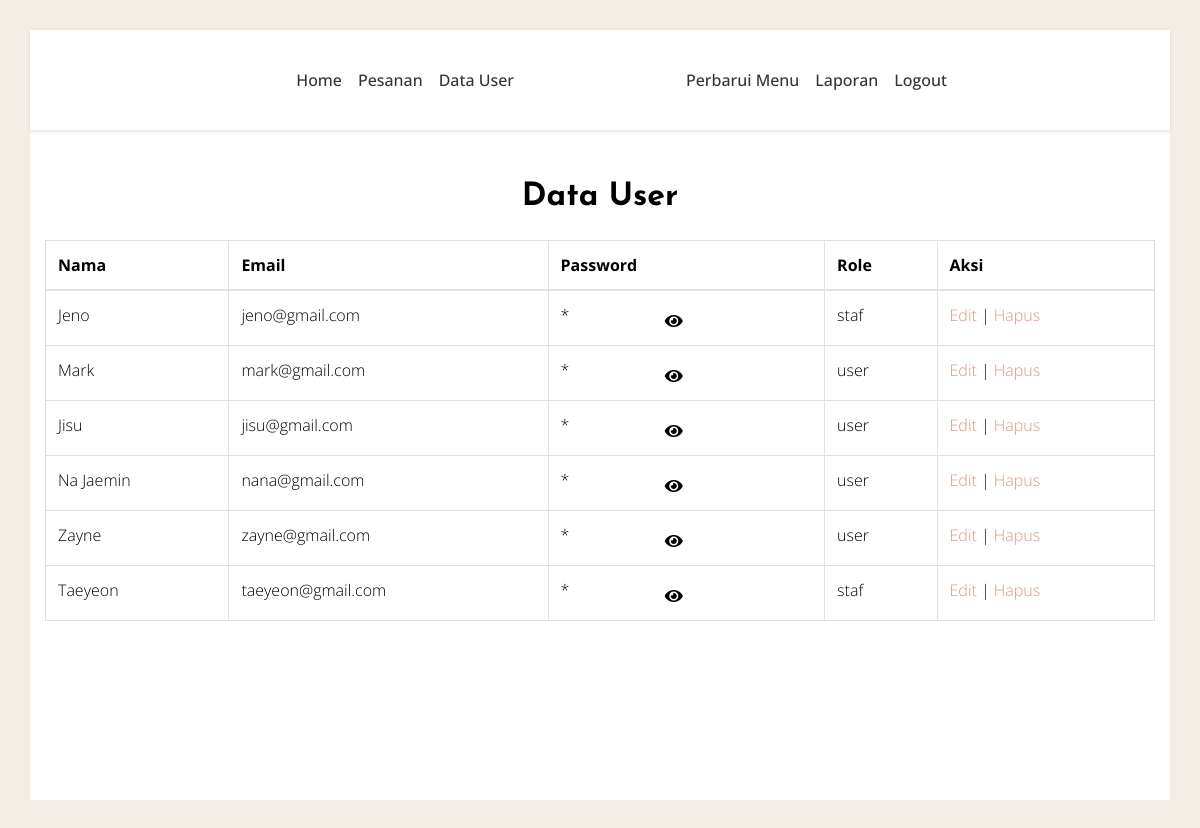
The page /datauser.php (signed in) on the database its author committed.
### tables this page shows
CREATE TABLE `tbl_user` (
  `id` int(10) NOT NULL,
  `nama` varchar(50) NOT NULL,
  `email` varchar(50) NOT NULL,
  `password` varchar(10) NOT NULL,
  `role` enum('user','staf') NOT NULL,
  `foto_profil` varchar(250) NOT NULL
);

### datauser.php (the view, shortened to what this page needs)
<?php
$koneksi = mysqli_connect("localhost", "root", "", "dbcafe");
$query = "SELECT * FROM tbl_user";
$result = mysqli_query($koneksi, $query);
?>
<!DOCTYPE html>
<html lang="en">
<head>
    <link rel="stylesheet" href="https://cdnjs.cloudflare.com/ajax/libs/font-awesome/5.8.1/css/all.min.css">
    <link rel="stylesheet" href="vendor/bootstrap/bootstrap.min.css">
    <link rel="stylesheet" href="vendor/select2/select2.min.css">
    <link rel="stylesheet" href="vendor/owlcarousel/owl.carousel.min.css">
    <link rel="stylesheet" href="https://cdn.rawgit.com/noelboss/featherlight/1.7.13/release/featherlight.min.css">
    <link rel="stylesheet" href="https://cdnjs.cloudflare.com/ajax/libs/tempusdominus-bootstrap-4/5.0.1/css/tempusdominus-bootstrap-4.min.css">
    <link rel="stylesheet" href="https://cdnjs.cloudflare.com/ajax/libs/font-awesome/5.8.1/css/brands.css">
    <link rel="stylesheet" href="https://cdn.linearicons.com/free/1.0.0/icon-font.min.css">
    <link rel="stylesheet" href="https://use.fontawesome.com/releases/v5.8.1/css/all.css">
    <link rel="stylesheet" href="css/style.min.css">
</head>
<body data-spy="scroll" data-target="#navbar" class="static-layout">
	<div class="boxed-page">
		<?php include 'navbaradmin.php'; ?>
<div class="hero">
  <div class="container">
  <div class="section-content">
            <div class="row">
                <div class="col-sm-12 py-5">
                    <h2 class="text-center">Data User</h2>
                    <table class="table table-bordered mt-4">
    <thead>
        <tr>
            <th>Nama</th>
            <th>Email</th>
            <th>Password</th>
            <th>Role</th>
            <th>Aksi</th>
        </tr>
    </thead>
    <tbody>
        <?php
    while($row = mysqli_fetch_assoc($result)) {
        echo "<tr>";
        echo "<td>".$row['nama']."</td>";
        echo "<td>".$row['email']."</td>";
        echo "<td>
                <span id='password_".$row['nama']."' style='display: inline-block; width: 100px; overflow: hidden; text-overflow: ellipsis; white-space: nowrap;'>".str_repeat('*', strlen($row['password']))."</span>
                <i class='fas fa-eye' onclick='togglePasswordVisibility(\"password_".$row['nama']."\", \"".$row['password']."\")' style='cursor: pointer;'></i>
              </td>";
        echo "<td>".$row['role']."</td>";
        echo "<td>
                <a href='edituser.php?id=".$row['nama']."'>Edit</a> |
                <a href='deleteuser.php?id=".$row['nama']."' onclick='return confirm(\"Yakin ingin menghapus?\")'>Hapus</a>
             </td>";
        echo "</tr>";
    }
        ?>
    </tbody>
</table>
                </div>
            </div>
        </div>
</div>
<section id="gtco-menu" class="section-padding">
</section>
</div>
</body>
</html>

### rows shown on the page
tbl_user: nama "Jeno", email "jeno@gmail.com", password "*", role "staf"
tbl_user: nama "Mark", email "mark@gmail.com", password "*", role "user"
tbl_user: nama "Jisu", email "jisu@gmail.com", password "*", role "user"
tbl_user: nama "Na Jaemin", email "nana@gmail.com", password "*", role "user"
tbl_user: nama "Zayne", email "zayne@gmail.com", password "*", role "user"
tbl_user: nama "Taeyeon", email "taeyeon@gmail.com", password "*", role "staf"
